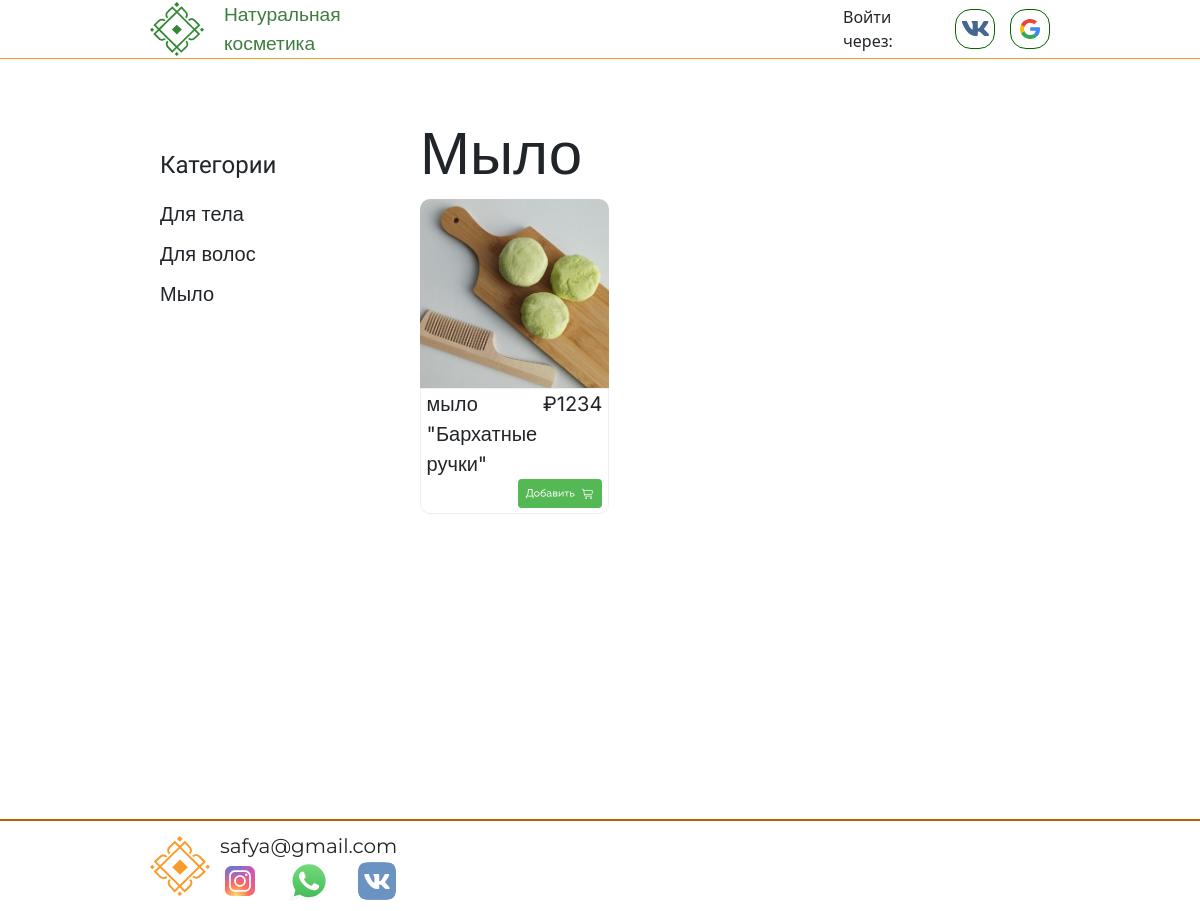
Page /category/soaps on the earlier database version.
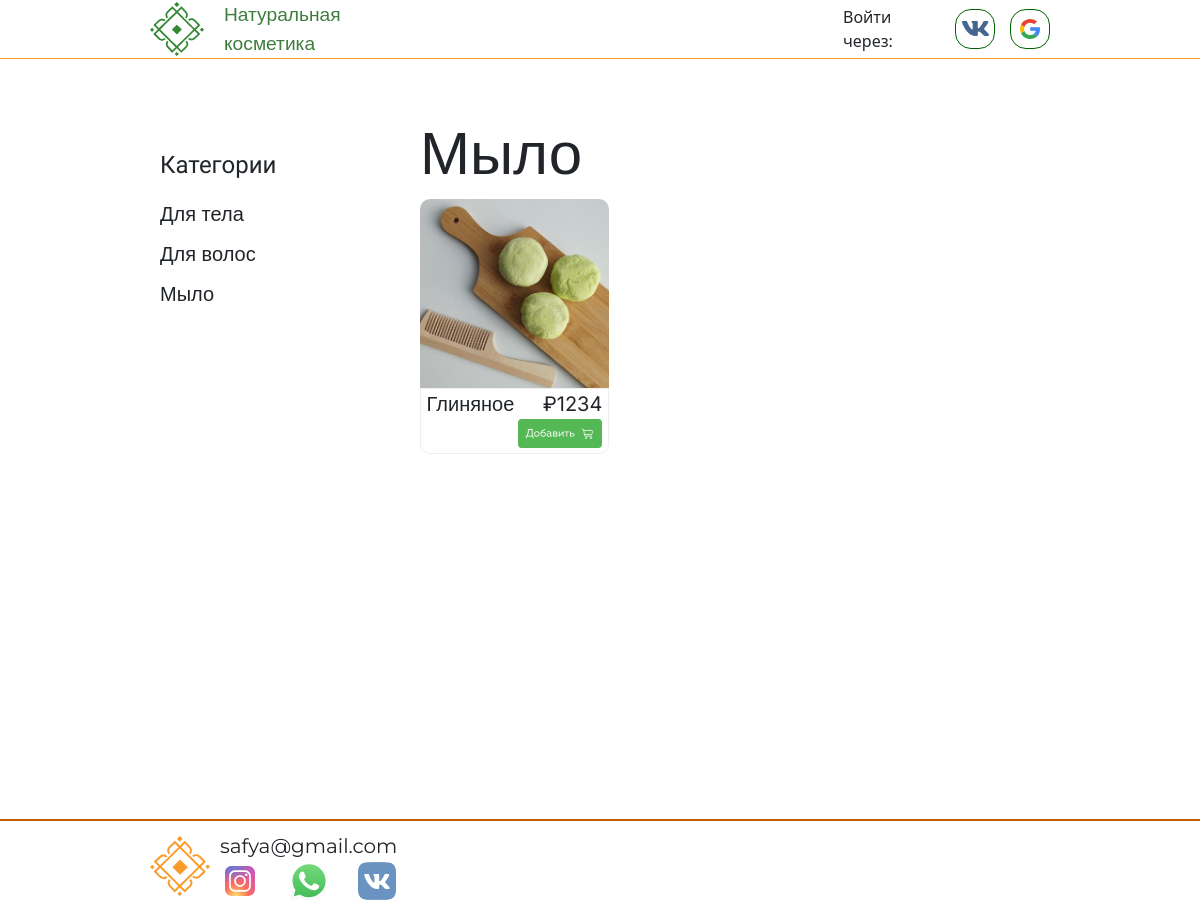
Same page on the later database version.
### main/models.py (models this page shows)
class Product(models.Model):
    name = models.CharField("Название", max_length=250)
    description = models.TextField("Описание")
    price = models.IntegerField(verbose_name="Цена")
    category = models.ForeignKey(Category, verbose_name="Категория", on_delete=models.CASCADE)
    poster = models.ImageField(upload_to="posters/")
    components = models.ManyToManyField(Component, verbose_name="Составляющее")

### main/views.py (the view)
# urls.py: path('category/<slug:slug>', views.category, name='categories'),
def category(request, slug):
    supergroups = {'for-body': (3, 4 , 5), 'for-hair': (2, 6), 'soaps': (1,)}
    categories = {'for-body': 'Для тела', 'for-hair': 'Для волос', 'soaps': 'Мыло'}
    if slug in supergroups:
        products = Product.objects.filter(category__id__in=supergroups[slug])
    else:
        raise Http404('Такой категории еще нет...')
    categories_names = categories.values()
    сurrent_category = categories[slug]
    context = {"products": products, 'current_category': сurrent_category, "categories": categories_names}
    return render(request, 'main/categories.html', context)

### templates/main/categories.html (shortened to what this page needs)
{% extends 'base.html' %}{% load static %}
{% block content %}
<div class="products-list-wrapper">
    <div class="left-block-inproductslist">
    <div class="categorylist-header"><p>Категории</p></div>
        <div class="categorieslist">
            {% for category in categories %}
            <span class="category-name">{{ category }}</span>
            {% endfor %}
        </div>
    </div>
    <div class="right-block-inproductslist">
        <div class="current-category-name"><span>{{ current_category }}</span></div>
        <div class="products-list">
            {% for product in products %}
            <div class="product-block">
                <div class="image-block">
                    <img class="product-preview" src="{% static 'img/product-preview.jpeg' %}">
                </div>
                <div class="product-info">
                    <div class="txt-info">
                        <span class="product-title">{{ product.name }}</span>
                        <span class="product-price">₽{{ product.price }}</span>
                    </div>
                    <div class="side-info">
                        <img class="add2cart" src="{% static 'img/add2cart.svg' %}">
                    </div>
                </div>
            </div>
            {% endfor %}
        </div>
    </div>
</div>
{% endblock content %}

### templates/base.html (shortened to what this page needs)
{% load static %}
<!DOCTYPE html>
<html lang="ru">
<head>
    <link rel="stylesheet" href="https://cdn.jsdelivr.net/npm/bootstrap@5.2.3/dist/css/bootstrap.min.css">
    <link rel="stylesheet" href="https://cdn.jsdelivr.net/npm/swiper@8/swiper-bundle.min.css"/>
    <link rel="stylesheet" href="{% static 'css/main.css' %}">
</head>
<body>
    {% include 'include/header2.html' %}
        <main>
            {% block content %}Пустой блок content{% endblock content %}
        </main>
    {% include 'include/footer.html' %}
</body>
</html>

### templates/include/header2.html
{% load static socialaccount %}
<header>
    <div class="header-wrapper">
        <a href="{% url 'home' %}">
        <div class="left">
            <img class="logo" src="{% static 'img/logo-green.svg' %}">
            <span class="natur">Натуральная<br>косметика</span>
        </div></a>
        {% if user.is_authenticated %}
            <div class="right">
                <img class="icon" src="{% static 'img/profile.svg' %}">
                <img class="icon" src="{% static 'img/cart.svg' %}">
                <a href="{% url 'account_logout' %}"><img class="icon" src="{% static 'img/exit.svg' %}"></a>
            </div>
        {% else %}
            <div class="right">
                <span class="auth-txt">Войти через:</span>
                <a href="{% provider_login_url 'vk' %}">
                    <div class="icon">
                        <img class="icon-img-vk" src="{% static 'img/vk-logo.svg' %}">
                    </div>
                </a>
                <a href="{% provider_login_url 'google' %}">
                    <div class="icon">
                        <img class="icon-img-google" src="{% static 'img/google-icon.svg' %}">
                    </div>
                </a>
            </div>
        {% endif %}
    </div>
</header>

### templates/include/footer.html
{% load static %}
<footer>
    <div class="footer-wrapper">
        <img class="yellow-logo" src="{% static 'img/logo-yellow.svg' %}">
        <div class="contacts-block">
            <span class="mail">safya@gmail.com</span>
            <div class="contact-logos">
                <img class="contact-logo" src="{% static 'img/inst-logo.svg' %}">
                <img class="contact-logo" src="{% static 'img/whatsapp-logo.svg' %}">
                <img class="contact-logo" src="{% static 'img/vk-for-footer.svg' %}">
            </div>
        </div>
    </div>
</footer>

### static/css/main.css (style rules this page uses)
* { margin: 0; padding: 0; }
a { text-decoration: none; }
header { display: flex; justify-content: center; align-items: center; border-bottom: 1px solid #FA9B29; margin-bottom: 20px; }
.header-wrapper { width: 75%; display: flex; justify-content: space-between; align-items: center; }
.left { width: 45%; display: flex; align-items: center; justify-content: space-between; }
.right { width: 23%; display: flex; flex-direction: space-between; align-items: center; }
.natur { font-size: 120%; font-family: 'Inter', sans-serif; color: #3E7D3E; white-space: nowrap; padding-left: 20px; }
.icon { height: 40px; width: 40px; border: 1px solid #006400; border-radius: 40%; display: flex; justify-content: center; align-items: center; margin-left: 15px; }
.icon-img-vk { max-width: 27px; max-height: 15px; }
.icon-img-google { max-width: 20px; }
main { display: flex; justify-content: center; min-height: 90vh; align-items: center; }
footer { border-top: 2px solid #C15D00; display: flex; justify-content: center; align-items: center; margin-top: 20px; }
.footer-wrapper { width: 75%; display: flex; justify-content: flex-start; align-items: center; margin-top: 10px; margin-bottom: 10px; }
.yellow-logo { width: 60px; height: 60px; }
.contacts-block { display: flex; flex-direction: column; margin-left: 10px; }
.contact-logos { display: flex; justify-content: space-between; }
.mail { font-size: 20px; font-family: 'Montserrat'; font-style: normal; }
.contact-logo { width: 40px; opacity: 85%; }
.products-list-wrapper { width: 75%; min-height: 90vh; }
.left-block-inproductslist { width: 25%; float: left; margin-right: 15px; }
.right-block-inproductslist { width: 70%; float: right; }
.categorylist-header { min-height: 15vh; display: flex; align-items: flex-end; padding-left: 10px; font-size: 24px; font-family: 'Ubuntu', sans-serif; }
.categorieslist { display: flex; flex-direction: column; }
.category-name { padding-bottom: 10px; padding-left: 10px; font-size: 20px; font-family: 'Montseratt', sans-serif; }
.current-category-name { min-height: 15vh; display: flex; align-items: flex-end; }
.current-category-name span { font-size: 60px; font-family: 'Rubik', sans-serif; }
.products-list { display: flex; flex-wrap: wrap; }
.product-block { width: 30%; border-radius: 10px; max-width: 200px; margin-right: 3%; margin-bottom: 25px; }
.image-block { display: flex; justify-content: center; align-items: flex-start; border-radius: 10px; max-height: 200px; max-width: 200px; }
.product-preview { max-width: 100%; max-height: 100%; border-top-left-radius: 10px; border-top-right-radius: 10px; }
.product-info { border: 1px solid #eeeeee; border-bottom-left-radius: 10px; border-bottom-right-radius: 10px; display: flex; flex-direction: column; justify-content: center; width: 100%; }
.txt-info { display: flex; justify-content: space-between; }
.product-title { font-size: 20px; font-family: "Inter", sans-serif; padding-left: 3%; }
.product-price { font-size: 20px; font-family: 'Inter', sans-serif; padding-right: 3%; }
.side-info { min-width: 100%; }
.add2cart { width: 45%; margin: 0 3% 3% 3%; float: right; }

Differences in the rows shown:
changed Product: name "мыло \"Бархатные ручки\"" → "Глиняное"
